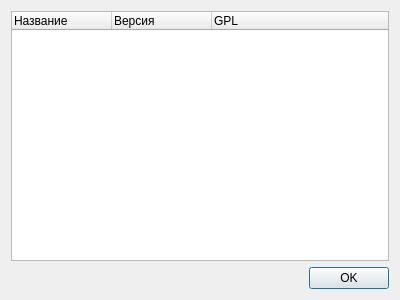
<?xml version="1.0" encoding="UTF-8"?>
<ui version="4.0">
 <class>PluginsDialog</class>
 <widget class="QDialog" name="PluginsDialog">
  <property name="geometry">
   <rect>
    <x>0</x>
    <y>0</y>
    <width>400</width>
    <height>300</height>
   </rect>
  </property>
  <property name="font">
   <font>
    <family>Liberation Sans</family>
    <pointsize>9</pointsize>
   </font>
  </property>
  <property name="windowTitle">
   <string>Загруж. плагины</string>
  </property>
  <layout class="QVBoxLayout" name="verticalLayout">
   <item>
    <widget class="QTreeWidget" name="tree">
     <column>
      <property name="text">
       <string>Название</string>
      </property>
     </column>
     <column>
      <property name="text">
       <string>Версия</string>
      </property>
     </column>
     <column>
      <property name="text">
       <string>GPL</string>
      </property>
     </column>
    </widget>
   </item>
   <item>
    <widget class="QDialogButtonBox" name="buttonBox">
     <property name="orientation">
      <enum>Qt::Horizontal</enum>
     </property>
     <property name="standardButtons">
      <set>QDialogButtonBox::Ok</set>
     </property>
    </widget>
   </item>
  </layout>
 </widget>
 <resources/>
 <connections>
  <connection>
   <sender>buttonBox</sender>
   <signal>accepted()</signal>
   <receiver>PluginsDialog</receiver>
   <slot>accept()</slot>
   <hints>
    <hint type="sourcelabel">
     <x>248</x>
     <y>254</y>
    </hint>
    <hint type="destinationlabel">
     <x>157</x>
     <y>274</y>
    </hint>
   </hints>
  </connection>
 </connections>
</ui>
